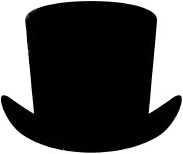
#> input picture resources/images/hat3.jpg, 183 x 154 px
$ python 7snapFilter.py
#> lines starting #> are read from the running program, lines starting #| are printed output that depends on the picture; after the words box and inside, x2 and y2 are one past the last pixel; in counts of white or black regions, pixels touching at a corner belong together
import numpy as np
import cv2 as cv
import time

# load in a pre-trained classifiers
face_cascade = cv.CascadeClassifier('./resources/haarCascades/haarcascade_frontalface_default.xml')
# # load in a hat image
singleHat = cv.imread('./resources/images/hat3.jpg',0)
#> singleHat is the input picture: shape (154, 183); min 0, max 255, mean 81.2
# select a font for writing in the image with
font = cv.FONT_HERSHEY_SIMPLEX

# set start time for FPS counter
startTime = time.time()
# the fps counter tracks better with regular reset (every 2 seconds)
refreshTime = 2
# set frame count to 0
counter = 0

# this does magic and gives you back a camera object to read from
cap = cv.VideoCapture(0)

while(True):
        # read frame
        ret, frame = cap.read()
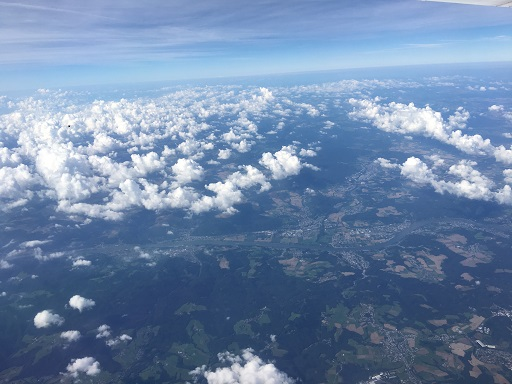
#> input picture clouds.jpg, 512 x 384 px, given in place of the camera
#> frame is the input picture: shape (384, 512, 3); mean B, G, R 167.8, 134.4, 110.1

        # this algorithm expects grayscale and is colour independant
        gray = cv.cvtColor(frame, cv.COLOR_BGR2GRAY)
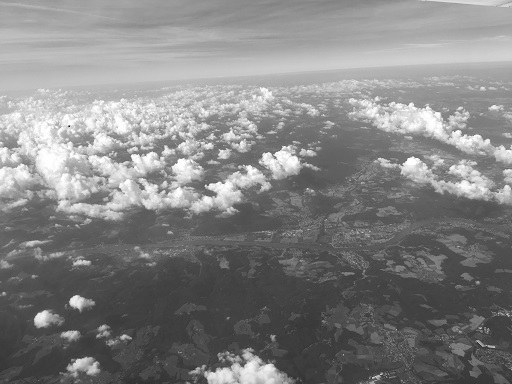
#> gray: shape (384, 512); min 2, max 255, mean 130.9

        # detect faces in the grayscale frame using our pretained face classifier
        faces = face_cascade.detectMultiScale(gray, 1.3, 5)
#> faces = ()

        # set count of detected faces to 0
        faceCount = 0

        for (x,y,w,h) in faces:
                # increment the count of detections
                faceCount += 1

                # calculate a ratio to draw the hat to a scale that fits the head - near or far
                ratio = w / singleHat.shape[1]

                # scale hat based on said ratio
                hat = cv.resize(singleHat,None,fx=ratio, fy=ratio, interpolation = cv.INTER_CUBIC)

                # some calculations to align the hat with the top center of the detected faces
                # set an offset for y axis - this makes the bottom of the hat line up with the top of your hear
                y_offset = y-hat.shape[0]
                # set an offset for x axis - this makes the horozontal center of the detected face
                x_offset = int((x + (w/2))-(hat.shape[1]/2))
                # these two lines prevent out of bounds conditions if the hat goes off the side of the screen
                hat_cutoff_y = hat.shape[0] - (frame.shape[0] - y_offset)
                hat_cutoff_x = hat.shape[1] - (frame.shape[1] - x_offset)

                # draw a hat ontop of all detected faces
                for j in range(0,hat.shape[0]-max(0, hat_cutoff_y)):
                        for i in range(0,hat.shape[1]-max(0, hat_cutoff_x)):
                                # shitty chroma-key - if the colour is less 75% white, draw the pixel (there are better ways to do this)
                                if hat.item(j,i) < 190:
                                        frame[y_offset+j, x_offset+i] = hat[j,i]
#> this loop made 0 passes
#> after the loop, faceCount = 0
        # increment frame counter
        counter +=1
        # display FPS counter
        cv.putText(frame,'FPS: ' + str(int(counter / (time.time() - startTime))),(20,30), font, 0.5,(100,255,255),2,cv.LINE_AA)
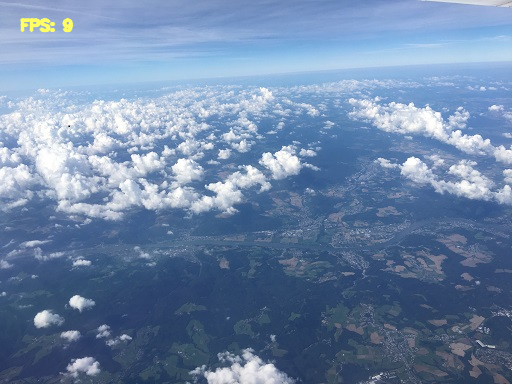
#> frame: shape (384, 512, 3); 0.29% of pixels changed, all inside (x1, y1, x2, y2) = (20, 18, 74, 33)

        # refresh counter if refresh time (in seconds) has expired reset FPS counter
        if (time.time() - startTime) > refreshTime:
                counter = 0
                startTime = time.time()

        # show resulting image
        cv.imshow('Fancify',frame)

        # if 'q' is pressed, exit
        if cv.waitKey(1) & 0xFF == ord('q'):
#> (key q is pressed here)
                break

# When everything done, release the capture
cap.release()
cv.destroyAllWindows()
